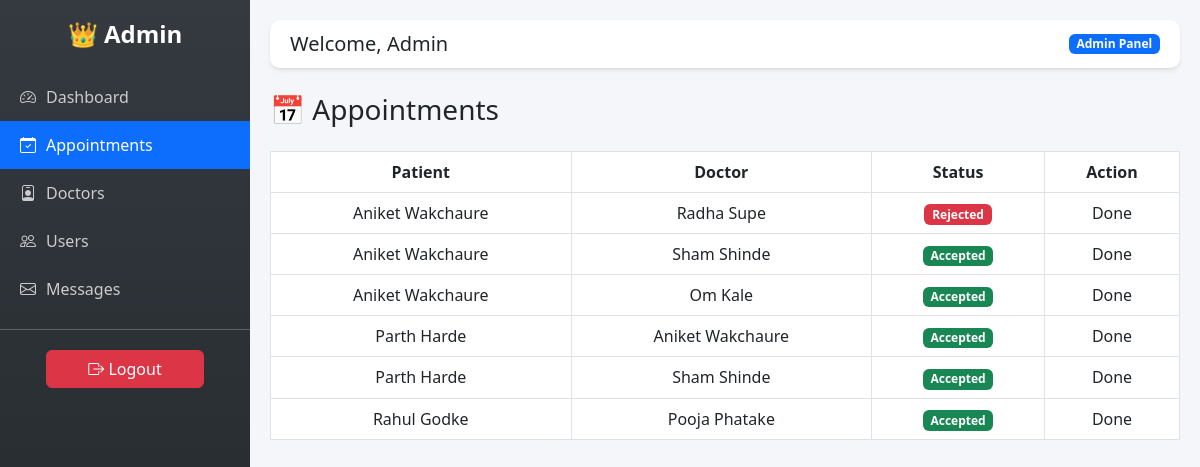
The page /admin-appointments/ (signed in) on the database its author committed.
### myapp/models.py (models this page shows, shortened)
class Appointment(models.Model):
    user = models.ForeignKey(User, on_delete=models.CASCADE)
    patient_name = models.CharField(max_length=100)
    email = models.EmailField()
    doctor = models.ForeignKey(Doctor, on_delete=models.CASCADE)
    date = models.DateField()
    time = models.TimeField()
    status = models.CharField(
        max_length=20,
        choices=[
            ('Pending', 'Pending'),
            ('Accepted', 'Accepted'),
            ('Rejected', 'Rejected')
        ],
        default='Pending'
    )

class Doctor(models.Model):
    name = models.CharField(max_length=100)
    specialization = models.CharField(max_length=100)
    image = models.ImageField(upload_to='static/doctors/')

### myapp/views.py (the view)
# urls.py: path('admin-appointments/', views.admin_appointments, name='admin_appointments'),
@login_required
def admin_appointments(request):
    if not request.user.is_superuser:
        return redirect('home')
    appointments = Appointment.objects.all()
    return render(request, 'admin_appointments.html', {'appointments': appointments})

### templates/admin_appointments.html
{% extends 'admin_base.html' %}
{% block content %}
<h3 class="mb-4">📅 Appointments</h3>
<div class="table-responsive">
<table class="table table-bordered text-center">
    <tr>
        <th>Patient</th>
        <th>Doctor</th>
        <th>Status</th>
        <th>Action</th>
    </tr>
    {% for appt in appointments %}
    <tr>
        <td>{{ appt.patient_name }}</td>
        <td>{{ appt.doctor.name }}</td>
        <td>
            {% if appt.status == "Accepted" %}
                <span class="badge bg-success">Accepted</span>
            {% elif appt.status == "Rejected" %}
                <span class="badge bg-danger">Rejected</span>
            {% else %}
                <span class="badge bg-warning">Pending</span>
            {% endif %}
        </td>
        <td>
            {% if appt.status == "Pending" %}
                <a href="/accept-appointment/{{ appt.id }}/" class="btn btn-success btn-sm">Accept</a>
                <a href="/reject-appointment/{{ appt.id }}/" class="btn btn-danger btn-sm">Reject</a>
            {% else %}
                Done
            {% endif %}
        </td>
    </tr>
    {% endfor %}
</table>
</div>
{% endblock %}

### templates/admin_base.html (shortened to what this page needs)
<!DOCTYPE html>
<html>
<head>
    <link href="https://cdn.jsdelivr.net/npm/bootstrap@5.3.0/dist/css/bootstrap.min.css" rel="stylesheet">
    <link href="https://cdn.jsdelivr.net/npm/bootstrap-icons@1.11.1/font/bootstrap-icons.css" rel="stylesheet">
</head>
<body>
<div class="sidebar">
    <h4 class="text-center mb-4">👑 Admin</h4>
    <a href="/dashboard/"
   class="{% if request.path == '/dashboard/' %}active{% endif %}">
    <i class="bi bi-speedometer2"></i> Dashboard
    </a>
    <a href="/admin-appointments/"
       class="{% if request.path == '/admin-appointments/' %}active{% endif %}">
        <i class="bi bi-calendar-check"></i> Appointments
    </a>
    <a href="/admin-doctors/"
       class="{% if request.path == '/admin-doctors/' %}active{% endif %}">
        <i class="bi bi-person-badge"></i> Doctors
    </a>
    <a href="/admin-users/"
       class="{% if request.path == '/admin-users/' %}active{% endif %}">
        <i class="bi bi-people"></i> Users
    </a>
    <a href="/admin-messages/"
       class="{% if request.path == '/admin-messages/' %}active{% endif %}">
        <i class="bi bi-envelope"></i> Messages
    </a>
    <hr class="text-light">
    <form method="POST" action="{% url 'logout' %}" class="logout-btn text-center">
        <button class="btn btn-danger w-75">
            <i class="bi bi-box-arrow-right"></i> Logout
        </button>
    </form>
</div>
<div class="content">
    <div class="topbar d-flex justify-content-between align-items-center mb-4 shadow-sm">
        <h5 class="mb-0">Welcome, {{ user.username }}</h5>
        <span class="badge bg-primary">Admin Panel</span>
    </div>
    {% block content %}{% endblock %}
</div>
</body>
</html>

### templates/admin_base.html (style rules this page uses)
body { margin: 0; background: #f4f6f9; }
.sidebar { height: 100vh; width: 250px; position: fixed; background: linear-gradient(180deg, #343a40, #212529); padding-top: 20px; }
.sidebar h4 { color: #fff; font-weight: bold; }
.sidebar a { display: flex; align-items: center; gap: 10px; color: #ccc; padding: 12px 20px; text-decoration: none; transition: 0.3s; }
.sidebar a.active { background: #0d6efd; color: #fff; }
.content { margin-left: 250px; padding: 20px; }
.topbar { background: #fff; padding: 12px 20px; border-bottom: 1px solid #ddd; border-radius: 10px; }
.logout-btn { margin: 20px; }

### rows shown on the page
Appointment: patient_name "Aniket Wakchaure", doctor.name "Radha Supe", status "Rejected"
Appointment: patient_name "Aniket Wakchaure", doctor.name "Sham Shinde", status "Accepted"
Appointment: patient_name "Aniket Wakchaure", doctor.name "Om Kale", status "Accepted"
Appointment: patient_name "Parth Harde", doctor.name "Aniket Wakchaure", status "Accepted"
Appointment: patient_name "Parth Harde", doctor.name "Sham Shinde", status "Accepted"
Appointment: patient_name "Rahul Godke", doctor.name "Pooja Phatake", status "Accepted"

### other values the page prints
{{ user.username }} "Admin"
